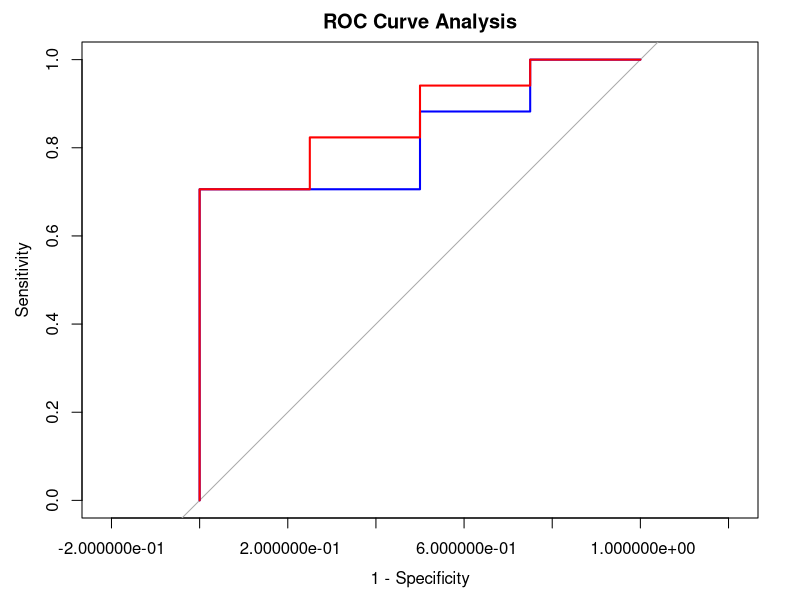

Write R code to recreate this figure.
# Load necessary libraries
library(pROC)

# Read the data DATA BANDUNG ASLI
data_bdg <- read.table(text = "
Kelurahan Kode Kemarau Hujan
Babakan_Ciparay	1	0.387303491558	0.426656335347
Babakanasih	1	0.296797290408	0.344294927996
Babakansari	1	0.402867274511	0.407041552413
Cibadak	1	0.31622671886	0.357484561385
Cibuntu	1	0.362870480738	0.398815282745
Cihaurgeulis	1	0.392058158155	0.421709465843
Cisaranten_Kulon	0	0.592657429533	0.548266271558
Cisurupan	1	0.558060239755	0.566183890494
Citarum	1	0.4797738189	0.495239245972
Ciumbuleuit	0	0.565610910298	0.584427749331
Jatisari	1	0.52376553665	0.494248102537
Kebonjeruk	1	0.348985415957	0.390165258495
Kebonpisang	1	0.368278406527	0.397163956209
Kebonwaru	0	0.39134858897	0.417691300596
Lagadar	0	0.506970341091	0.544719508867
Lebakgede	1	0.466756248841	0.482559067398
Malabar	1	0.429800189992	0.450082967943
Mandalajati	1	0.508246308709	0.517123646243
Mekarmulya	1	0.483166177122	0.490484226843
Mengger	1	0.523341813692	0.538664981566
Nanjung	0	0.540551235908	0.582804248048
Palasari	0	0.502049492188	0.508048150193
Pasawahan	1	0.342629169896	0.375659666696
Pasirjati	0	0.524570335566	0.517981160638
Sadangserang	1	0.354452521267	0.388915940398
Sayang	1	0.537901209889	0.521587106451
Sukagalih	1	0.4888155486	0.511299410377
Sukamaju	0	0.390295654875	0.419210252036
Sukapura	0	0.526346855335	0.538537322067
Turangga	1	0.42311592959	0.439601608726
", header = TRUE)

# Split the data into training and testing sets
set.seed(18) #18
trainIndex_bdg <- sample(1:nrow(data_bdg), 0.7 * nrow(data_bdg))
trainData_bdg <- data_bdg[trainIndex_bdg, ]
testData_bdg <- data_bdg[-trainIndex_bdg, ]

# Perform ROC AUC analysis
roc_kemarau_bdg <- roc(trainData_bdg$Kode, trainData_bdg$Kemarau)
roc_hujan_bdg <- roc(trainData_bdg$Kode, trainData_bdg$Hujan)

testData_bdg

# Plot ROC curves
plot(roc_kemarau_bdg, col = "blue", main = "ROC Curve Analysis", legacy.axes = TRUE)
plot(roc_hujan_bdg, col = "red", add = TRUE, legacy.axes = TRUE)

# Display cutoff values for "Kemarau"
coords(roc_kemarau_bdg, "best", ret = c("threshold", "accuracy"))

# Display cutoff values for "Hujan"
coords(roc_hujan_bdg, "best", ret = c("threshold", "accuracy"))

roc_kemarau_bdg
roc_hujan_bdg


